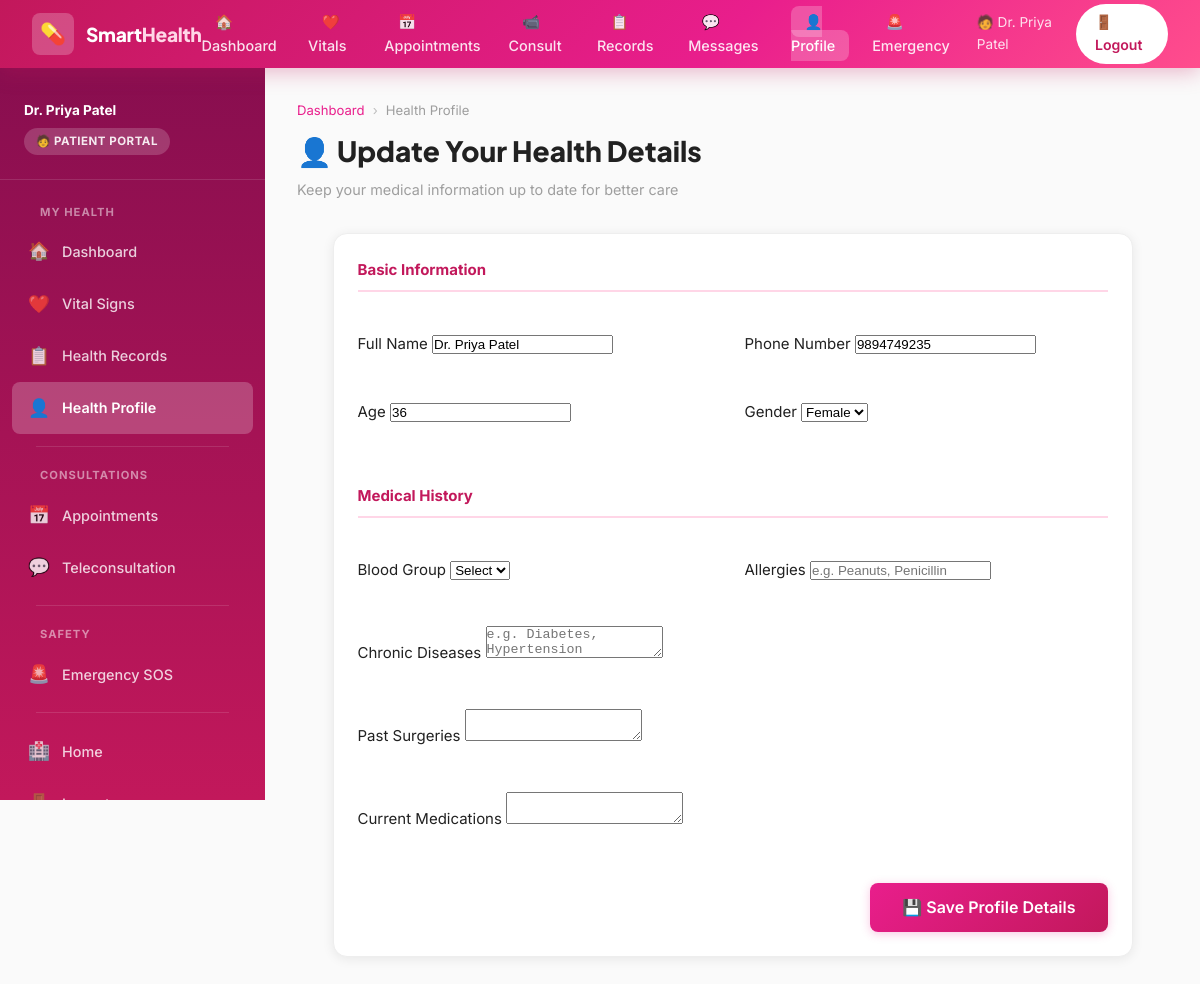
The app's page /patient/health_profile (signed in) with its own data.
### tables this page shows
CREATE TABLE users (
            id INTEGER PRIMARY KEY AUTOINCREMENT,
            name TEXT NOT NULL,
            email TEXT UNIQUE NOT NULL,
            password TEXT NOT NULL,
            role TEXT NOT NULL DEFAULT 'patient',
            phone TEXT,
            age INTEGER,
            gender TEXT,
            specialization TEXT,
            status TEXT DEFAULT 'active',
            created_at TEXT
        );

### app.py (the view, shortened to what this page needs)
@app.route('/patient/health_profile', methods=['GET', 'POST'])
@login_required
def patient_health_profile():
    db = get_db()
    user = db.execute('SELECT * FROM users WHERE id=?', (session['user_id'],)).fetchone()
    health = db.execute('SELECT * FROM health_details WHERE patient_id=?', (session['user_id'],)).fetchone()
    return render_template('patient/health_profile.html', user=user, health=health)

### app.py (called while the page is built)
def login_required(f):
    from functools import wraps
    @wraps(f)
    def decorated(*args, **kwargs):
        if 'user_id' not in session:
            flash('Please login first.', 'warning')
            return redirect(url_for('login'))
        return f(*args, **kwargs)
    return decorated

### database.py (called while the page is built)
def get_db():
    from flask import current_app
    if 'db' not in g:
        g.db = sqlite3.connect(DATABASE)
        g.db.row_factory = sqlite3.Row
    return g.db

### templates/patient/health_profile.html (shortened to what this page needs)
{% extends "patient/base_patient.html" %}
{% block content %}
<div class="page-header">
  <div class="breadcrumb"><a href="{{ url_for('patient_dashboard') }}">Dashboard</a><span>›</span>Health Profile</div>
  <h1>👤 Update Your Health Details</h1>
  <p>Keep your medical information up to date for better care</p>
</div>
<div class="card" style="max-width: 800px; margin: 0 auto;">
  <div class="card-body">
    <form action="{{ url_for('patient_health_profile') }}" method="POST">
      <div style="display: grid; grid-template-columns: 1fr 1fr; gap: 1.5rem; margin-bottom: 2rem;">
        <div style="grid-column: span 2;">
          <h4 style="border-bottom: 2px solid var(--pink-100); padding-bottom: .5rem; margin-bottom: 1rem; color: var(--pink-600);">Basic Information</h4>
        </div>
        <div class="form-group">
          <label>Full Name</label>
          <input type="text" name="name" value="{{ user.name }}" required>
        </div>
        <div class="form-group">
          <label>Phone Number</label>
          <input type="text" name="phone" value="{{ user.phone }}">
        </div>
        <div class="form-group">
          <label>Age</label>
          <input type="number" name="age" value="{{ user.age or 0 }}">
        </div>
        <div class="form-group">
          <label>Gender</label>
          <select name="gender">
            <option value="Female" {% if user.gender == 'Female' %}selected{% endif %}>Female</option>
          </select>
        </div>
        <div style="grid-column: span 2; margin-top: 1rem;">
          <h4 style="border-bottom: 2px solid var(--pink-100); padding-bottom: .5rem; margin-bottom: 1rem; color: var(--pink-600);">Medical History</h4>
        </div>
        <div class="form-group">
          <label>Blood Group</label>
          <select name="blood_group">
            <option value="">Select</option>
          </select>
        </div>
        <div class="form-group">
          <label>Allergies</label>
          <input type="text" name="allergies" value="{{ health.allergies if health else '' }}" placeholder="e.g. Peanuts, Penicillin">
        </div>
        <div class="form-group" style="grid-column: span 2;">
          <label>Chronic Diseases</label>
          <textarea name="chronic_diseases" rows="2" placeholder="e.g. Diabetes, Hypertension">{{ health.chronic_diseases if health else '' }}</textarea>
        </div>
        <div class="form-group" style="grid-column: span 2;">
          <label>Past Surgeries</label>
          <textarea name="past_surgeries" rows="2">{{ health.past_surgeries if health else '' }}</textarea>
        </div>
        <div class="form-group" style="grid-column: span 2;">
          <label>Current Medications</label>
          <textarea name="current_medications" rows="2">{{ health.current_medications if health else '' }}</textarea>
        </div>
      </div>
      <div style="text-align: right;">
        <button type="submit" class="btn btn-primary btn-lg">💾 Save Profile Details</button>
      </div>
    </form>
  </div>
</div>
{% endblock %}

### templates/patient/base_patient.html (shortened to what this page needs)
<!DOCTYPE html>
<html lang="en">
<head>
  <link rel="stylesheet" href="{{ url_for('static', filename='css/style.css') }}">
</head>
<body>
  <nav class="navbar">
    <a href="{{ url_for('home') }}" class="navbar-brand">
      <div class="brand-icon">💊</div>
      <div class="brand-text">Smart<span>Health</span></div>
    </a>
    <ul class="navbar-nav">
      <li><a href="{{ url_for('patient_dashboard') }}" {% if request.endpoint=='patient_dashboard' %}class="active"{% endif %}>🏠 Dashboard</a></li>
      <li><a href="{{ url_for('patient_vitals') }}" {% if request.endpoint=='patient_vitals' %}class="active"{% endif %}>❤️ Vitals</a></li>
      <li><a href="{{ url_for('patient_appointments') }}" {% if request.endpoint=='patient_appointments' %}class="active"{% endif %}>📅 Appointments</a></li>
      <li><a href="{{ url_for('patient_teleconsult') }}" {% if request.endpoint=='patient_teleconsult' %}class="active"{% endif %}>📹 Consult</a></li>
      <li><a href="{{ url_for('patient_records') }}" {% if request.endpoint=='patient_records' %}class="active"{% endif %}>📋 Records</a></li>
      <li><a href="{{ url_for('chat_list') }}" {% if request.endpoint=='chat_list' %}class="active"{% endif %}>💬 Messages</a></li>
      <li><a href="{{ url_for('patient_health_profile') }}" {% if request.endpoint=='patient_health_profile' %}class="active"{% endif %}>👤 Profile</a></li>
      <li><a href="{{ url_for('patient_emergency') }}" {% if request.endpoint=='patient_emergency' %}class="active"{% endif %}>🚨 Emergency</a></li>
    </ul>
    <div class="navbar-actions">
      <span style="color:rgba(255,255,255,.85);font-size:.85rem;">🧑 {{ session.name }}</span>
      <a href="{{ url_for('logout') }}" class="btn-nav">🚪 Logout</a>
    </div>
  </nav>
  <div class="layout-wrapper">
    <nav class="sidebar">
      <div class="sidebar-brand">
        <div style="font-size:.85rem;font-weight:700;color:#fff;margin-bottom:.4rem;">{{ session.name }}</div>
        <div class="role-badge">🧑 Patient Portal</div>
      </div>
      <ul class="sidebar-nav">
        <li class="sidebar-section-title">My Health</li>
        <li><a href="{{ url_for('patient_dashboard') }}" {% if request.endpoint=='patient_dashboard' %}class="active"{% endif %}><span class="nav-icon">🏠</span>Dashboard</a></li>
        <li><a href="{{ url_for('patient_vitals') }}" {% if request.endpoint=='patient_vitals' %}class="active"{% endif %}><span class="nav-icon">❤️</span>Vital Signs</a></li>
        <li><a href="{{ url_for('patient_records') }}" {% if request.endpoint=='patient_records' %}class="active"{% endif %}><span class="nav-icon">📋</span>Health Records</a></li>
        <li><a href="{{ url_for('patient_health_profile') }}" {% if request.endpoint=='patient_health_profile' %}class="active"{% endif %}><span class="nav-icon">👤</span>Health Profile</a></li>
        <div class="sidebar-divider"></div>
        <li class="sidebar-section-title">Consultations</li>
        <li><a href="{{ url_for('patient_appointments') }}" {% if request.endpoint=='patient_appointments' %}class="active"{% endif %}><span class="nav-icon">📅</span>Appointments</a></li>
        <li><a href="{{ url_for('chat_list') }}" {% if request.endpoint=='chat_list' %}class="active"{% endif %}><span class="nav-icon">💬</span>Teleconsultation</a></li>
        <div class="sidebar-divider"></div>
        <li class="sidebar-section-title">Safety</li>
        <li><a href="{{ url_for('patient_emergency') }}" {% if request.endpoint=='patient_emergency' %}class="active"{% endif %}><span class="nav-icon">🚨</span>Emergency SOS</a></li>
        <div class="sidebar-divider"></div>
        <li><a href="{{ url_for('home') }}"><span class="nav-icon">🏥</span>Home</a></li>
        <li><a href="{{ url_for('logout') }}"><span class="nav-icon">🚪</span>Logout</a></li>
      </ul>
    </nav>
    <main class="main-content">
      {% block content %}{% endblock %}
    </main>
  </div>
</body>
</html>

### records on screen
users: name "Dr. Priya Patel", phone "9894749235", age "36", gender "Female"
